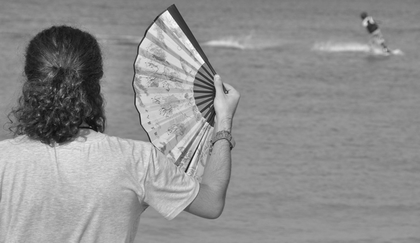
%> input picture siahosefid.bmp, 420 x 243 px, shrunk from 795 x 460 before the run
$ octave main.m   (GNU Octave 9; MATLAB toolbox functions it lacks are replaced by stand-ins)
%> lines starting %> are read from the running program, lines starting %| are printed output that depends on the picture; in (x1, y1, x2, y2) boxes, pixels count from 0 and x2, y2 are one past the last pixel; in counts of white or black regions, pixels touching at a corner belong together; the program's own positions count from 1
clc; clear; close all; warning off;

I=imread('siahosefid.bmp');
%> I is the input picture: size 243x420 uint8; min 14, max 255, mean 143.3
%I=imnoise(I, 'gaussian', 0, 0.001);
imshow(I);
I=im2double(I);
%> I: size 243x420 double

[height width R]=size(I);
%> height = 243; width = 420; R = 1
for i=2:height-1
    for j=2:width-1
       L(i,j)=4*I(i,j)-I(i-1,j)-I(i+1,j)-I(i,j-1)-I(i,j+1);

    end
end
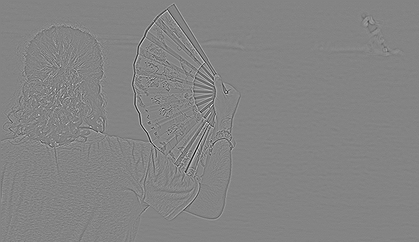
%> L: size 242x419 double; min -1.32, max 1.23, mean 3.43e-05; drawn with min black and max white
figure;
imshow(L,[]);

for i=1:height-1
    for j=1:width-1
        if (L(i,j)<0.2)
            L(i,j)=0;
        else L(i,j)=1;
        end
    end
end
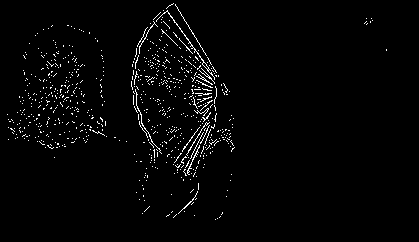
%> L: size 242x419 double; values 0 (black) and 1 (white), 2.2% white in thin lines or dots, all inside (x1, y1, x2, y2) = (7, 3, 387, 220)
figure(2);
imshow(L,[]);

$ run again, with 1.bmp copied over siahosefid.bmp
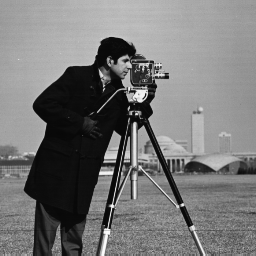
%> input picture 1.bmp, 256 x 256 px
%> I is the input picture: size 256x256 uint8; min 7, max 253, mean 118.7
%> I: size 256x256 double
%> after the loop `for i=2:height-1`:
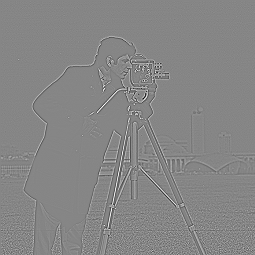
%> L: size 255x255 double; min -2.13, max 1.92, mean 3.55e-05; drawn with min black and max white
%> after the loop `for i=1:height-1`:
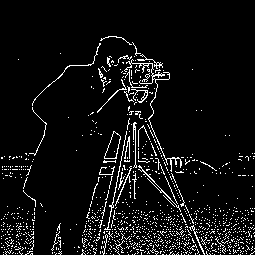
%> L: size 255x255 double; values 0 (black) and 1 (white), 6.4% white in thin lines or dots, all inside (x1, y1, x2, y2) = (1, 36, 255, 255)
